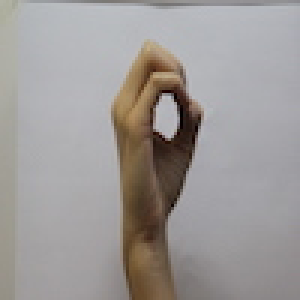
#> input picture Dataset/0/IMG_1209.JPG, 100 x 100 px, given in place of IMG_1138.JPG, which was not available (shown 3 times larger)
$ jupyter execute --allow-errors CV_hand_gesture.ipynb   (shell and % lines are left out)   (text cells are left out)
#> lines starting #> are read from the running program, lines starting #| are printed output that depends on the picture; after the words box and inside, x2 and y2 are one past the last pixel; in counts of white or black regions, pixels touching at a corner belong together; pictures that were not available may be replaced by others from this repository, and a replacement may not be noted
[cell 1]
# importing libraries
from tensorflow.keras.layers import Input, Lambda, Dense, Flatten, GlobalAveragePooling2D, Conv2D, Dropout, Conv2DTranspose, MaxPool2D, LeakyReLU
from tensorflow.keras.models import Model, load_model
from tensorflow.keras.preprocessing import image
from tensorflow.keras.preprocessing.image import ImageDataGenerator, load_img
from tensorflow.keras.models import Sequential
import numpy as np
import glob
from keras.optimizers import SGD,Adam
from tensorflow.keras.callbacks import ModelCheckpoint, EarlyStopping, TensorBoard
import matplotlib.pyplot as plt
import cv2
import tensorflow as tf
from google.colab.patches import cv2_imshow # for image display
import os

[cell 2]
#mounting google drive
from google.colab import drive
drive.mount('/content/drive')

[cell 3]
# YCrCb range for extracting skin color
min_YCrCb = np.array([0,133,77],np.uint8)
max_YCrCb = np.array([235,173,127],np.uint8)

# HSV range for extracting skin color
lower = np.array([0, 10, 60], dtype = "uint8")
upper = np.array([20, 150, 255], dtype = "uint8")

# kernel for morphological operations
kernel = np.ones((3,3),np.uint8)

[cell 4]
# loading dataset from drive

[cell 5]
# splitting dataset into 70% training and 30% testing data
import splitfolders
splitfolders.ratio('/content/Sign-Language-Digits-Dataset-master/Dataset', output='out', ratio=(0.7,0.3))
#> (this line was passed over: splitfolders is not available in this run)

[cell 6]
# path of training and test data
train_path = 'out/train/'
test_path = 'out/val/'

[cell 7]
#original image
img = cv2.imread('/content/out/train/0/IMG_1138.JPG')
#> img is the input picture: shape (100, 100, 3); mean B, G, R 151.9, 153.6, 157.8

# HSV image
img1 = cv2.cvtColor(img,cv2.COLOR_BGR2HSV)
#> img1: shape (100, 100, 3); mean H, S, V 96.3, 23.9, 160.3

# YCrCb image
img2 = cv2.cvtColor(img,cv2.COLOR_BGR2YCR_CB)
#> img2: shape (100, 100, 3); mean of channels 0, 1, 2 154.6, 130.3, 126.4

frame = cv2.hconcat((img,img2,img1))
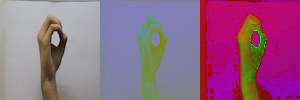
#> frame: shape (100, 300, 3); mean B, G, R 134.3, 102.6, 148.2
cv2_imshow(frame)

[cell 8]
# masking YCrCb image
mask = cv2.inRange(img2,min_YCrCb,max_YCrCb)
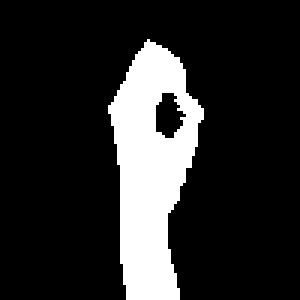
#> mask: shape (100, 100) (shown 3 times larger); 16.6% white; 1 white region, box (x1, y1, x2, y2) and area: (36, 13, 68, 100) 1663
masked_img01 = cv2.bitwise_and(img, img, mask = mask)

#masking hsv image
mask1 = cv2.inRange(img1,lower,upper)
#> mask1: shape (100, 100); 17.9% white; 15 white regions (13 under 20 px), largest, box (x1, y1, x2, y2) and area: (34, 13, 72, 100) 1709, (5, 77, 7, 100) 37
masked_img02 = cv2.bitwise_and(img, img, mask = mask1)

frame  = cv2.hconcat((img, masked_img01, masked_img02))
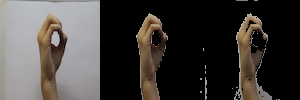
#> frame: shape (100, 300, 3); mean B, G, R 59.3, 62.1, 65.9
cv2_imshow(frame)

[cell 9]
# smoothing YCrCb masked image
gaus_img = cv2.GaussianBlur(masked_img01,(3,3),0)
# smoothing hsv masked image
gaus_img1 = cv2.GaussianBlur(masked_img02,(3,3),0)

frame3 = cv2.hconcat((gaus_img,gaus_img1))
cv2_imshow(frame3)

[cell 10]
# morphological opening transformations

#YCrCb input
img1 = cv2.morphologyEx(gaus_img, cv2.MORPH_OPEN, kernel)

#HSV input
img2 = cv2.morphologyEx(gaus_img1, cv2.MORPH_OPEN, kernel)
frame3 = cv2.hconcat((img1,img2))
cv2_imshow(frame3)

[cell 11]
# importing our generated images which includes some background

[cell 12]
img_new = cv2.imread('0.jpg')
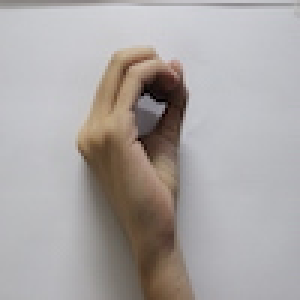
#> input picture Dataset/0/IMG_1249.JPG, 100 x 100 px, given in place of 0.jpg, which was not available (shown 3 times larger)
#> img_new is the input picture: shape (100, 100, 3); mean B, G, R 164.7, 165.7, 170.5
#YcrCb
img2_new = cv2.cvtColor(img_new,cv2.COLOR_BGR2YCR_CB)
#> img2_new: shape (100, 100, 3); mean of channels 0, 1, 2 167, 130.4, 126.6
#HSV
img3_new = cv2.cvtColor(img_new,cv2.COLOR_BGR2HSV)
#> img3_new: shape (100, 100, 3); mean H, S, V 89.6, 24.5, 173.6

frame1  = cv2.hconcat((img_new, img2_new, img3_new))
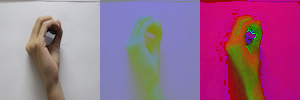
#> frame1: shape (100, 300, 3); mean B, G, R 140.4, 106.9, 156.9
cv2_imshow(frame1)

# YCrCb range for extracting skin color
min_YCrCb = np.array([0,133,77],np.uint8)
max_YCrCb = np.array([235,173,127],np.uint8)

# masking YCrCb image
mask = cv2.inRange(img2_new,min_YCrCb,max_YCrCb)
#> mask: shape (100, 100); 21.2% white; 3 white regions (2 under 20 px), largest, box (x1, y1, x2, y2) and area: (25, 15, 65, 100) 2113
masked_img1 = cv2.bitwise_and(img_new, img_new, mask = mask)


# HSV range for extracting skin color
lower = np.array([0, 10, 60], dtype = "uint8")
upper = np.array([20, 150, 255], dtype = "uint8")

#masking hsv image
mask1 = cv2.inRange(img3_new,lower,upper)
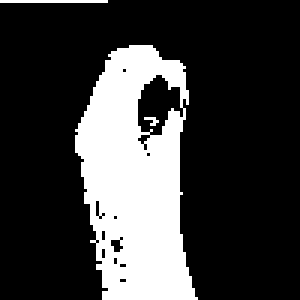
#> mask1: shape (100, 100) (shown 3 times larger); 23.8% white; 3 white regions (1 under 20 px), largest, box (x1, y1, x2, y2) and area: (25, 15, 66, 100) 2332, (0, 0, 36, 1) 36
masked_img2 = cv2.bitwise_and(img_new, img_new, mask = mask1)

frame2  = cv2.hconcat((img_new, masked_img1, masked_img2))
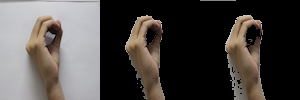
#> frame2: shape (100, 300, 3); mean B, G, R 68, 70.9, 75.6
cv2_imshow(frame2)

[cell 13]
# smoothing YCrCb masked image
gaus_img = cv2.GaussianBlur(masked_img1,(3,3),0)
# smoothing hsv masked image
gaus_img1 = cv2.GaussianBlur(masked_img2,(3,3),0)
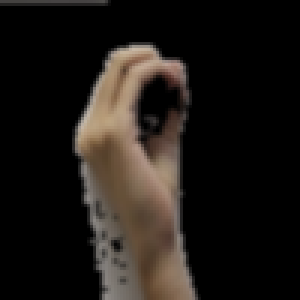
#> gaus_img1: shape (100, 100, 3) (shown 3 times larger); mean B, G, R 21.6, 25.5, 30.1

frame3 = cv2.hconcat((gaus_img,gaus_img1))
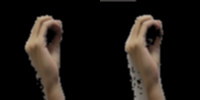
#> frame3: shape (100, 200, 3); mean B, G, R 19.6, 23.4, 28
cv2_imshow(frame3)

[cell 14]
# morphological opening
img1 = cv2.morphologyEx(gaus_img, cv2.MORPH_OPEN, kernel)

img2 = cv2.morphologyEx(gaus_img1, cv2.MORPH_OPEN, kernel)
frame3 = cv2.hconcat((img1,img2))
cv2_imshow(frame3)

[cell 15]
# preprocessing training dataset and appending them to a list
n_class = np.eye(10) # number of class
X = []
y_train = []
i=0
for category in sorted(os.listdir(train_path)):
    print('loading category: '+ category)
    for fname in os.listdir(train_path+category):
        img = cv2.imread(train_path+category+'/'+fname)
        imageYCrCb = cv2.cvtColor(img, cv2.cv2.COLOR_BGR2YCR_CB)
        skinRegionYCrCb = cv2.inRange(imageYCrCb,min_YCrCb,max_YCrCb)
        skinYCrCb = cv2.bitwise_and(img, img, mask = skinRegionYCrCb) # mask to detect skin in the image
        img = cv2.resize(skinYCrCb,(64,64))
#> img: shape (64, 64, 3)
        img = cv2.GaussianBlur(img,(3,3),0) # smoothening the masked image
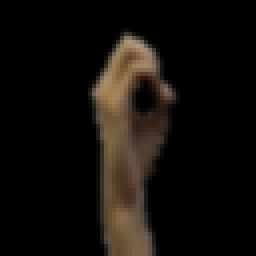
#> img: shape (64, 64, 3) (shown 4 times larger); mean B, G, R 11, 14.5, 18.1
        img = cv2.morphologyEx(img, cv2.MORPH_OPEN, kernel) # morphological opening to remove noise in background without affecting the shape of foreground
        y = np.reshape(n_class[i], [10]).tolist()
        y_train.append(y)
        X.append(img)
    i+=1

[cell 16]
# converting list to numpy array
X_train = np.array(X)
y_train = np.array(y_train)

[cell 17]
#dimension of training data
X_train.shape
#> Out = (1, 64, 64, 3)

#> (a cell that did not finish here is left out)

#> (a cell that did not finish here is left out)

[cell 20]
# preprocessing testing dataset and appending them to a list
X1 = []
y_test = []
i=0
for category in sorted(os.listdir(test_path)):
    print('loading category: '+ category)
    for fname in os.listdir(test_path+category):
        img1 = cv2.imread(test_path+category+'/'+fname)
        imageYCrCb = cv2.cvtColor(img1, cv2.cv2.COLOR_BGR2YCR_CB)
        skinRegionYCrCb = cv2.inRange(imageYCrCb,min_YCrCb,max_YCrCb)
        skinYCrCb = cv2.bitwise_and(img1, img1, mask = skinRegionYCrCb) # mask to detect skin in the image
        img1 = cv2.resize(skinYCrCb,(64,64))
        img1 = cv2.GaussianBlur(img1,(3,3),0) # smoothening the masked image
        img = cv2.morphologyEx(img, cv2.MORPH_OPEN, kernel) # morphological opening to remove noise in background without affecting the shape of foreground
        y = np.reshape(n_class[i], [10]).tolist()
        y_test.append(y)
        X1.append(img1)
    i+=1

[cell 21]
# covert to numpy array
X_test = np.array(X1)
y_test = np.array(y_test)

[cell 22]
# test image dimensions
X_test.shape
#> Out = (1, 64, 64, 3)
